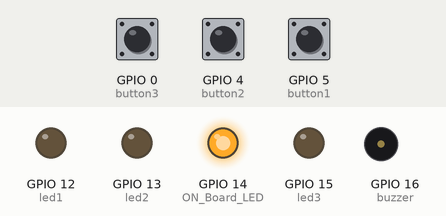
Recording of a sketch running on a simulated ESP8266 (NodeMCU). Parts: output pins drawn as LEDs (lit = HIGH), buzzer (waves = sounding). The test bench sets the inputs (shaded band); at power-on: GPIO 0 (button3) HIGH, GPIO 4 (button2) HIGH, GPIO 5 (button1) HIGH. WiFi joins after 1.5 s; servers stay silent unless stated; uploads are accepted with an empty reply; what the sketch prints to the serial monitor is not drawn.

Above: at 3.2 s.
3.3 s: GPIO 0 (button3) pulled LOW for 0.45 s
At 3.7 s:
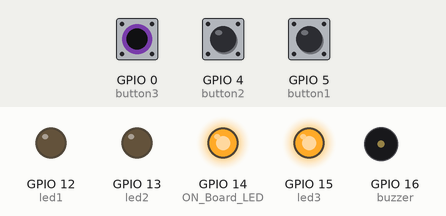
6.6 s: GPIO 4 (button2) pulled LOW for 3.2 s
At 7.4 s:
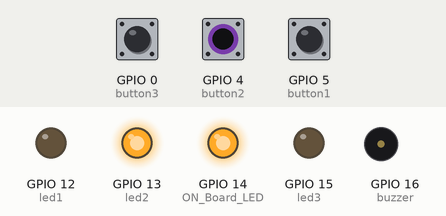
11.3 s: GPIO 5 (button1) pulled LOW for 0.45 s
At 12.6 s:
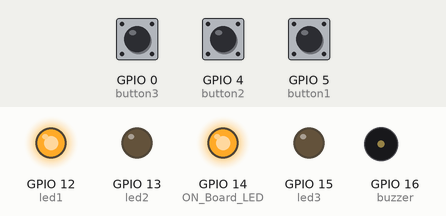
14.7 s: GPIO 5 (button1) pulled LOW for 1 s
At 16.34 s:
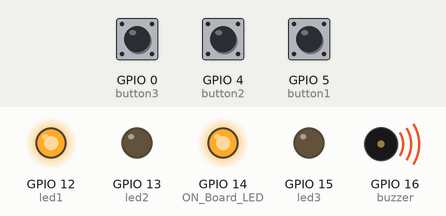
18.1 s: GPIO 5 (button1) pulled LOW for 3.2 s
At 19.1 s:
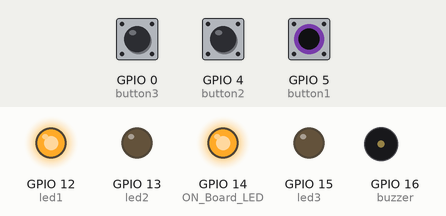
22.8 s: GPIO 0 (button3) driven LOW and GPIO 4 (button2) driven LOW
At 25.1 s:
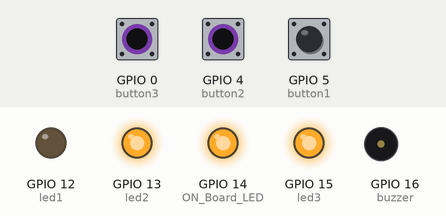
Timing chart, 0 to 26.8 s (numbered marks = the images above; inputs shaded):
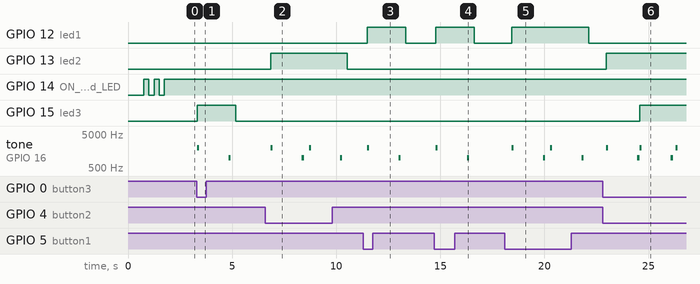

The sketch:

lab_htc2.ino
```cpp
//------------------- Include the NodeMCU ESP8266 Library ---------------------------------
#include <ESP8266WiFi.h>
#include <WiFiClientSecure.h>
//-----------------------------------------------------------------------------------------
#define ON_Board_LED 14           //--> Defining an On Board LED, used for indicators when the process of connecting to a wifi router
#define time_delay 120
#define button1 5
#define button2 4
#define button3 0
#define led1 12
#define led2 13
#define led3 15
const int buzzer = 16;

//----------------------------------------SSID dan Password wifi mu gan.-------------------
const char* ssid = "TP-Link_BFF2";            //--> Name Wifi / SSID.
const char* password = "39497680";            //-->  Password wifi .
//----------------------------------------Host & httpsPort---------------------------------
const char* host = "script.google.com";
const int httpsPort = 443;
//-----------------------------------------------------------------------------------------
WiFiClientSecure client; //--> Create a WiFiClientSecure object.
//================== spreadsheet script ID ================================================

String GAS_ID = "AKfycbzH_RqUrnOlx3qjvoqss2_QSvl0jlUDqdv9So5YT7aC4e1eL-A4_XMBSpLOPZhhs9nucA"; // test v1

//==================== void setup =========================================================

void setup() {
  Serial.begin(115200);
  delay(500);

  WiFi.begin(ssid, password); //--> Connect to your WiFi router
  Serial.println("");

  pinMode(ON_Board_LED,OUTPUT); //--> On Board LED port Direction output
  digitalWrite(ON_Board_LED, HIGH); //-->

  //------------------Botton Setup-----------------------------

  pinMode(button1, INPUT_PULLUP);
  pinMode(button2, INPUT_PULLUP);
  pinMode(button3, INPUT_PULLUP);
  pinMode(led1, OUTPUT);
  pinMode(led2, OUTPUT);
  pinMode(led3, OUTPUT);
  digitalWrite(led1, LOW);
  digitalWrite(led2, LOW);
  digitalWrite(led3, LOW);
  pinMode(buzzer,OUTPUT);

  //----------------------------------------Wait for connection
  Serial.print("Connecting");
  while (WiFi.status() != WL_CONNECTED) {
    Serial.print(".");
    //----------------------------------------Make the On Board Flashing LED on the process of connecting to the wifi router.
    digitalWrite(ON_Board_LED, LOW);
    delay(250);
    digitalWrite(ON_Board_LED, HIGH);
    delay(250);
    //----------------------------------------
  }
  //----------------------------------------
  digitalWrite(ON_Board_LED, HIGH); //--> Turn off the On Board LED when it is connected to the wifi router.
  //----------------------------------------If successfully connected to the wifi router, the IP Address that will be visited is displayed in the serial monitor
  Serial.println("");
  Serial.print("Successfully connected to : ");
  Serial.println(ssid);
  Serial.print("IP address: ");
  Serial.println(WiFi.localIP());
  Serial.println();
  //----------------------------------------

  client.setInsecure();
}

//========================== Loop ==============================
void loop() {
    String id = "1179900468705";
    String hsts = "0";
    String help = "%E0%B8%A3%E0%B8%AD";
//==============================================================
  if(digitalRead(button1) == LOW){
    Serial.println("button 1 is pressed");
    digitalWrite(led1, HIGH);
    tone(buzzer, 2000);
    delay(100);
    tone(buzzer, 0);

        hsts = "%E0%B8%82%E0%B8%AD%E0%B8%84%E0%B8%A7%E0%B8%B2%E0%B8%A1%E0%B8%8A%E0%B9%88%E0%B8%A7%E0%B8%A2%E0%B9%80%E0%B8%AB%E0%B8%A5%E0%B8%B7%E0%B8%AD";
        //ขอความช่วยเหลือ

        sendData(id,hsts,help);
        delay(time_delay);
        tone(buzzer, 1000);
        delay(100);
        tone(buzzer, 0);

  }else{
    digitalWrite(led1, LOW);
    delay(time_delay);
  }
//==============================================================
  if(digitalRead(button2) == LOW){
    Serial.println("button 2 is pressed");
    digitalWrite(led2, HIGH);
    tone(buzzer, 2000);
    delay(100);
    tone(buzzer, 0);

        hsts = "%E0%B8%82%E0%B8%AD%E0%B8%84%E0%B8%B3%E0%B9%81%E0%B8%99%E0%B8%B0%E0%B8%99%E0%B8%B3";
        //ขอคำแนะนำ

        sendData(id,hsts,help);
        delay(time_delay);
        tone(buzzer, 1000);
        delay(100);
        tone(buzzer, 0);

  }else{
    digitalWrite(led2, LOW);
    delay(time_delay);
  }
//==============================================================
  if(digitalRead(button3) == LOW){
    Serial.println("button 3 is pressed");
    digitalWrite(led3, HIGH);
    tone(buzzer, 2000);
    delay(100);
    tone(buzzer, 0);

        hsts = "%E0%B8%82%E0%B8%AD%E0%B8%A3%E0%B8%B1%E0%B8%9A%E0%B8%81%E0%B8%B2%E0%B8%A3%E0%B9%80%E0%B8%9D%E0%B9%89%E0%B8%B2%E0%B8%A3%E0%B8%B0%E0%B8%A7%E0%B8%B1%E0%B8%87";
        //ขอรับการเฝ้าระวัง

        sendData(id,hsts,help);
        delay(time_delay);
        tone(buzzer, 1000);
        delay(100);
        tone(buzzer, 0);

  }else{
    digitalWrite(led3, LOW);
    delay(time_delay);
  }
//==============================================================
//---------------Send Data---------------=--------
//    sendData(id,hsts,help);

//  }
}
//*****
//======== [Function] Send Data to Google Sheet============================

void sendData(String value1,String value2,String value3) {
  Serial.println("==========");
  Serial.print("connecting to ");
  Serial.println(host);

  //------------------Connect to Google host -------------------------------
  if (!client.connect(host, httpsPort)) {
    Serial.println("connection failed");
    return;
  }
  //-------------------------------------------------------------------------

  //------------------------- Proses dan kirim data -------------------------

  String string_id = value1;
  String string_hsts = value2;
  String string_help = value3;
  String url = "/macros/s/" + GAS_ID + "/exec?idmember=" + string_id + "&hsts="+ string_hsts +"&help=" + string_help; //  3 variables
  Serial.print("requesting URL: ");
  Serial.println(url);

  client.print(String("GET ") + url + " HTTP/1.1\r\n" +
         "Host: " + host + "\r\n" +
         "User-Agent: BuildFailureDetectorESP8266\r\n" +
         "Connection: close\r\n\r\n");

  Serial.println("request sent");
  //----------------------------------------

  //---------------------------------------
  while (client.connected()) {
    String line = client.readStringUntil('\n');
    if (line == "\r") {
      Serial.println("headers received");
      break;
    }
  }
  String line = client.readStringUntil('\n');
  if (line.startsWith("{\"state\":\"success\"")) {
    Serial.println("esp8266/Arduino CI successfull!");
  } else {
    Serial.println("esp8266/Arduino CI has failed");
  }
  Serial.print("reply was : ");
  Serial.println(line);
  Serial.println("closing connection");
  Serial.println("==========");
  Serial.println();

  //----------------------------------------
}
/*
AKfycbynlnUT3d0UylxfsNThdFc9mk159hf3DLd9Qe3Ehj0maCRm3RenYDEkU9ZdSDhFckvQDQ
https://script.google.com/macros/s/AKfycbynlnUT3d0UylxfsNThdFc9mk159hf3DLd9Qe3Ehj0maCRm3RenYDEkU9ZdSDhFckvQDQ/exec
*/
```

Measured:
- after the input at 3.3 s, GPIO 15 (led3): LOW → HIGH at once, → LOW 1.8 s later; tone on GPIO 16 (buzzer): silent → 2000 Hz at once, → silent 0.10 s later, → 1000 Hz 1.4 s later, → silent 0.10 s later
- after the input at 6.6 s, GPIO 13 (led2): LOW → HIGH after 0.25 s, → LOW 3.7 s later; tone on GPIO 16 (buzzer): plays 2000 Hz for 0.10 s, 1000 Hz for 0.10 s, 2000 Hz for 0.10 s, 1000 Hz for 0.10 s, starting after 0.25 s
- after the input at 11.3 s, GPIO 12 (led1): LOW → HIGH after 0.20 s, → LOW 1.8 s later; tone on GPIO 16 (buzzer): silent → 2000 Hz after 0.20 s, → silent 0.10 s later, → 1000 Hz 1.4 s later, → silent 0.10 s later
- after the input at 14.7 s, GPIO 12 (led1): LOW → HIGH after 0.08 s, → LOW 1.8 s later; tone on GPIO 16 (buzzer): silent → 2000 Hz after 0.08 s, → silent 0.10 s later, → 1000 Hz 1.4 s later, → silent 0.10 s later
- after the input at 18.1 s, GPIO 12 (led1): LOW → HIGH after 0.33 s, → LOW 3.7 s later; tone on GPIO 16 (buzzer): plays 2000 Hz for 0.10 s, 1000 Hz for 0.10 s, 2000 Hz for 0.10 s, 1000 Hz for 0.10 s, starting after 0.33 s
- after the input at 22.8 s, GPIO 13 (led2): LOW → HIGH after 0.17 s; GPIO 15 (led3): LOW → HIGH after 1.8 s; tone on GPIO 16 (buzzer): plays 2000 Hz for 0.10 s, 1000 Hz for 0.10 s, 2000 Hz for 0.10 s, 1000 Hz for 0.10 s, 2000 Hz for 0.10 s, starting after 0.17 s
